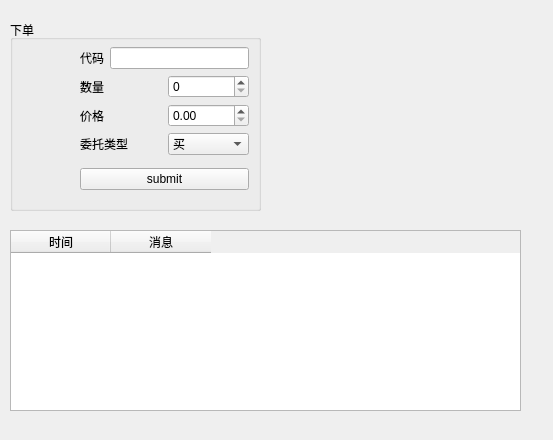
<?xml version="1.0" encoding="UTF-8"?>
<ui version="4.0">
 <class>Form</class>
 <widget class="QWidget" name="Form">
  <property name="geometry">
   <rect>
    <x>0</x>
    <y>0</y>
    <width>553</width>
    <height>440</height>
   </rect>
  </property>
  <property name="windowTitle">
   <string>Form</string>
  </property>
  <widget class="QGroupBox" name="groupBox">
   <property name="geometry">
    <rect>
     <x>10</x>
     <y>20</y>
     <width>251</width>
     <height>191</height>
    </rect>
   </property>
   <property name="title">
    <string>下单</string>
   </property>
   <widget class="QWidget" name="layoutWidget">
    <property name="geometry">
     <rect>
      <x>70</x>
      <y>20</y>
      <width>169</width>
      <height>157</height>
     </rect>
    </property>
    <layout class="QVBoxLayout" name="verticalLayout_2">
     <item>
      <layout class="QVBoxLayout" name="verticalLayout">
       <item>
        <layout class="QHBoxLayout" name="horizontalLayout">
         <item>
          <widget class="QLabel" name="label">
           <property name="text">
            <string>代码</string>
           </property>
          </widget>
         </item>
         <item>
          <widget class="QLineEdit" name="code"/>
         </item>
        </layout>
       </item>
       <item>
        <layout class="QHBoxLayout" name="horizontalLayout_2">
         <item>
          <widget class="QLabel" name="label_2">
           <property name="text">
            <string>数量</string>
           </property>
          </widget>
         </item>
         <item>
          <widget class="QSpinBox" name="qty"/>
         </item>
        </layout>
       </item>
       <item>
        <layout class="QHBoxLayout" name="horizontalLayout_3">
         <item>
          <widget class="QLabel" name="label_3">
           <property name="text">
            <string>价格</string>
           </property>
          </widget>
         </item>
         <item>
          <widget class="QDoubleSpinBox" name="price"/>
         </item>
        </layout>
       </item>
       <item>
        <layout class="QHBoxLayout" name="horizontalLayout_4">
         <item>
          <widget class="QLabel" name="label_4">
           <property name="text">
            <string>委托类型</string>
           </property>
          </widget>
         </item>
         <item>
          <widget class="QComboBox" name="type">
           <item>
            <property name="text">
             <string>买</string>
            </property>
           </item>
           <item>
            <property name="text">
             <string>卖</string>
            </property>
           </item>
          </widget>
         </item>
        </layout>
       </item>
      </layout>
     </item>
     <item>
      <widget class="QPushButton" name="pushButton">
       <property name="text">
        <string>submit</string>
       </property>
      </widget>
     </item>
    </layout>
   </widget>
   <zorder>layoutWidget</zorder>
   <zorder>layoutWidget</zorder>
   <zorder>layoutWidget</zorder>
  </widget>
  <widget class="QTableWidget" name="tableWidget">
   <property name="enabled">
    <bool>true</bool>
   </property>
   <property name="geometry">
    <rect>
     <x>10</x>
     <y>230</y>
     <width>511</width>
     <height>181</height>
    </rect>
   </property>
   <property name="showGrid">
    <bool>true</bool>
   </property>
   <property name="rowCount">
    <number>0</number>
   </property>
   <property name="columnCount">
    <number>2</number>
   </property>
   <column>
    <property name="text">
     <string>时间</string>
    </property>
   </column>
   <column>
    <property name="text">
     <string>消息</string>
    </property>
   </column>
  </widget>
 </widget>
 <resources/>
 <connections>
  <connection>
   <sender>pushButton</sender>
   <signal>clicked()</signal>
   <receiver>Form</receiver>
   <slot>btn_send_order()</slot>
   <hints>
    <hint type="sourcelabel">
     <x>174</x>
     <y>170</y>
    </hint>
    <hint type="destinationlabel">
     <x>314</x>
     <y>212</y>
    </hint>
   </hints>
  </connection>
 </connections>
 <slots>
  <slot>btn_send_order()</slot>
 </slots>
</ui>
